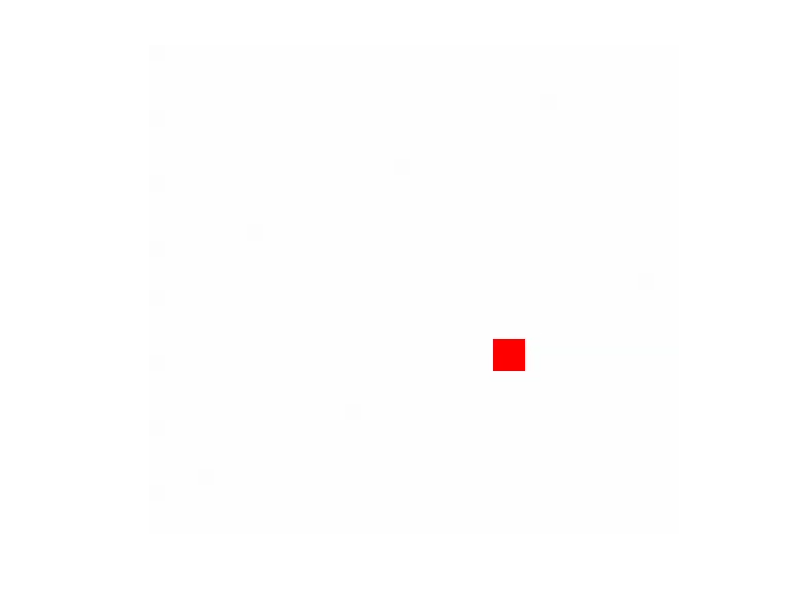
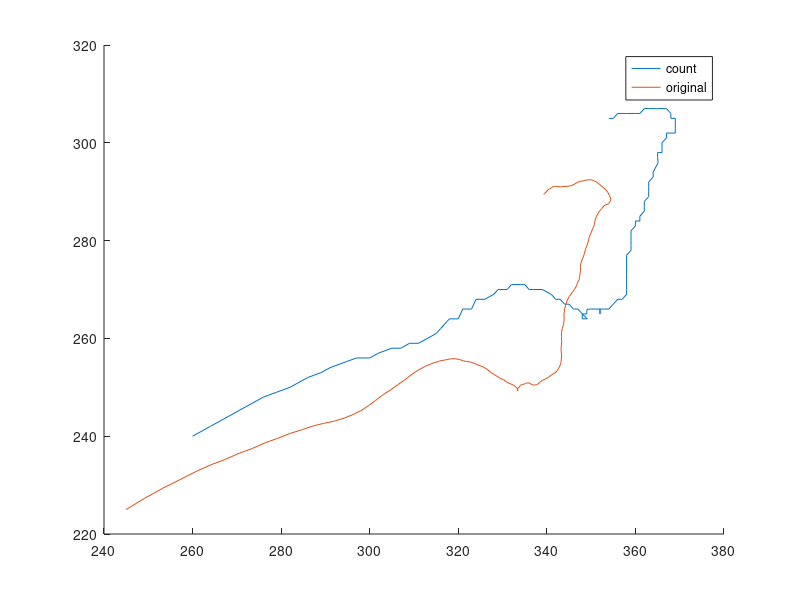

Source code (MATLAB) for these figures, in order: (Note: this script raises an error after producing the figures.)
clc
clear all
close all
load('k.mat')
load('red_square_gt.mat')
load('frameRGB.mat')

imshow(frameRGB)
figure
hold on
x=k(:,1);
y=k(:,2);
plot(x,y)
legend('count')

hold on
x1=gt_track_spatial(:,1);
y1=gt_track_spatial(:,2);
plot(x1,y1)
legend('count','original')



mse_x=x-x1;
mse_y=y-y1;
mse_xy=sqrt(mse_x.^2+mse_y.^2)
mse(mse_xy)
